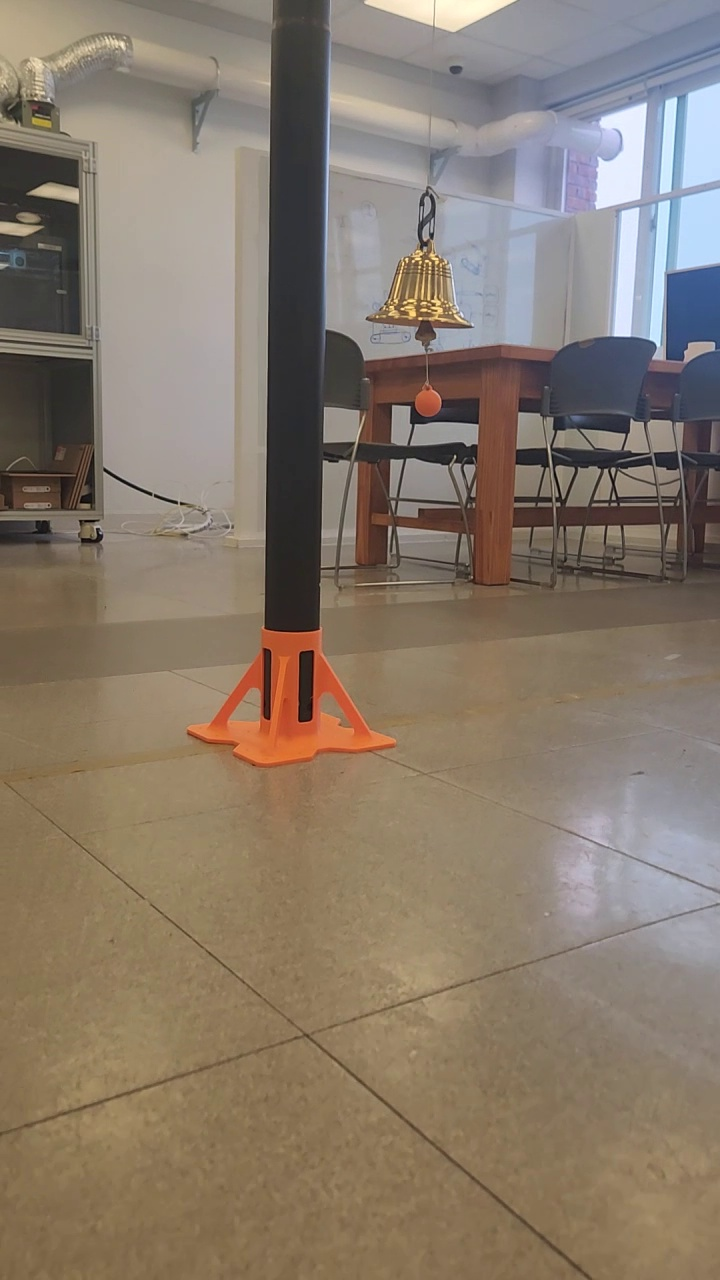
#> input picture data/roboflow/dataset (before modifications)/images/train/20260403_172554_00003.jpg, 720 x 1280 px, given in place of the camera
$ python pole_track_cv_usb.py
#> lines starting #> are read from the running program, lines starting #| are printed output that depends on the picture; after the words box and inside, x2 and y2 are one past the last pixel; in counts of white or black regions, pixels touching at a corner belong together
#!/usr/bin/env python3
"""
pole_track_cv_usb.py

Detect and track a black vertical pole outdoors using OpenCV with a USB camera.

Features:
- Uses OpenCV VideoCapture with a USB camera device or index.
- Detects dark/black vertical objects by combining HSV (low V) and grayscale thresholds.
- Filters contours by area and aspect ratio to prefer tall thin poles.
- Simple exponential smoothing for centroid to reduce jitter.
- Optional serial output (simple single-character commands) for robot control.

Usage examples:
    python3 pole_track_cv_usb.py --display --serial /dev/ttyACM0 --baud 115200
    python3 pole_track_cv_usb.py --display --camera 0
    python3 pole_track_cv_usb.py --display --camera /dev/video0 --backend v4l2

Dependencies:
    pip install opencv-python numpy pyserial

Notes / tuning:
 - Outdoors, lighting varies: tune --v-thresh and --gray-thresh.
 - Adjust --min-area and --aspect-ratio for your pole size and camera mounting.
 - The serial protocol is intentionally minimal: 'L','R' (steer), 'F' (forward), 'S' (stop), 'N' (no target)
"""

import argparse
import time
import sys

import numpy as np
import cv2

try:
    import serial
    SERIAL_AVAILABLE = True
except Exception:
    SERIAL_AVAILABLE = False


class CameraSource:
    """USB camera wrapper that yields BGR frames via OpenCV VideoCapture."""

    def __init__(self, width=640, height=480, camera=0, backend="auto"):
        self.width = int(width)
        self.height = int(height)
        self.camera = self._normalize_camera(camera)
        self.backend = self._resolve_backend(backend)
        self.cap = None

    @staticmethod
    def _normalize_camera(camera):
        if isinstance(camera, str):
            camera = camera.strip()
            if camera.isdigit():
                return int(camera)
        return camera

    @staticmethod
    def _resolve_backend(backend):
        backend = backend.lower()
        backend_map = {
            "auto": cv2.CAP_ANY,
            "v4l2": getattr(cv2, "CAP_V4L2", cv2.CAP_ANY),
            "gstreamer": getattr(cv2, "CAP_GSTREAMER", cv2.CAP_ANY),
            "ffmpeg": getattr(cv2, "CAP_FFMPEG", cv2.CAP_ANY),
        }
        if backend not in backend_map:
            raise ValueError(f"Unsupported backend '{backend}'. Use one of: {', '.join(backend_map)}")
        return backend_map[backend]

    def open(self):
        self.cap = cv2.VideoCapture(self.camera, self.backend)
        if not self.cap.isOpened():
            raise RuntimeError(f"Could not open USB camera {self.camera!r}")
        self.cap.set(cv2.CAP_PROP_FRAME_WIDTH, self.width)
        self.cap.set(cv2.CAP_PROP_FRAME_HEIGHT, self.height)
        print(f"Using USB camera {self.camera!r} with OpenCV VideoCapture")

    def read(self):
        return self.cap.read()

    def release(self):
        if self.cap is not None:
            try:
                self.cap.release()
            except Exception:
                pass


def detect_black_pole(frame, v_thresh=60, gray_thresh=80, min_area=1500, aspect_ratio_min=3.0):
    """Detect candidate black vertical pole in frame.

    Returns dict with keys: found (bool), bbox (x,y,w,h), centroid (cx,cy), area, mask
    """
    h, w = frame.shape[:2]

    # Optional resize already handled by camera; convert
    blur = cv2.GaussianBlur(frame, (5, 5), 0)
    hsv = cv2.cvtColor(blur, cv2.COLOR_BGR2HSV)
    gray = cv2.cvtColor(blur, cv2.COLOR_BGR2GRAY)

    # Mask for low V (dark) in HSV
    # V channel is hsv[...,2]
    hsv_mask = cv2.inRange(hsv, (0, 0, 0), (180, 255, int(v_thresh)))

    # Mask for dark in grayscale
    _, gray_mask = cv2.threshold(gray, int(gray_thresh), 255, cv2.THRESH_BINARY_INV)

    # Combine masks
    mask = cv2.bitwise_and(hsv_mask, gray_mask)

    # Morphological ops to clean
    kernel = cv2.getStructuringElement(cv2.MORPH_RECT, (5, 5))
    mask = cv2.morphologyEx(mask, cv2.MORPH_CLOSE, kernel, iterations=2)
    mask = cv2.morphologyEx(mask, cv2.MORPH_OPEN, kernel, iterations=1)

    contours, _ = cv2.findContours(mask, cv2.RETR_EXTERNAL, cv2.CHAIN_APPROX_SIMPLE)

    best = None
    best_area = 0
    for cnt in contours:
        area = cv2.contourArea(cnt)
        if area < min_area:
            continue
        x, y, bw, bh = cv2.boundingRect(cnt)
        aspect = bh / (bw + 1e-6)
        if aspect < aspect_ratio_min:
            continue
        # prefer the largest by area
        if area > best_area:
            best_area = area
            best = (x, y, bw, bh, area)

    if best is None:
        return {"found": False, "mask": mask}

    x, y, bw, bh, area = best
    cx = x + bw / 2.0
    cy = y + bh / 2.0
    return {"found": True, "bbox": (int(x), int(y), int(bw), int(bh)), "centroid": (int(cx), int(cy)), "area": int(area), "mask": mask}


def make_command_from_detection(detection, frame_width, x_tol=0.08, forward_area=15000):
    """Generate a simple char command based on detection.

    - 'L' turn left
    - 'R' turn right
    - 'F' forward
    - 'S' stop (target close enough)
    - 'N' no detection
    """
    if not detection["found"]:
        return 'N'
    cx, _ = detection["centroid"]
    # normalize error in [-0.5, 0.5]
    err = (cx - frame_width / 2.0) / frame_width
    # steering decision
    if abs(err) > x_tol:
        return 'L' if err < 0 else 'R'
    # distance decision using area (larger area = closer)
    if detection["area"] < forward_area:
        return 'F'
    return 'S'


def run(args):
    cam = CameraSource(width=args.width, height=args.height, camera=args.camera, backend=args.backend)
    cam.open()

    ser = None
    if args.serial:
        if not SERIAL_AVAILABLE:
            print("pyserial not installed; serial output disabled")
        else:
            try:
                ser = serial.Serial(args.serial, args.baud, timeout=0.1)
                print(f"Opened serial port {args.serial} @ {args.baud}")
            except Exception as e:
                print("Failed to open serial port:", e)
                ser = None

    # smoothing state
    smoothed_cx = None
    smoothed_cy = None

    try:
        while True:
            ok, frame = cam.read()
#> frame is the input picture: shape (1280, 720, 3); mean B, G, R 107.3, 121.8, 135.5
            if not ok or frame is None:
                print("Failed to read frame from camera")
                time.sleep(0.1)
                continue

            # Optionally resize to target dims (ensure consistent processing)
            frame = cv2.resize(frame, (args.width, args.height))
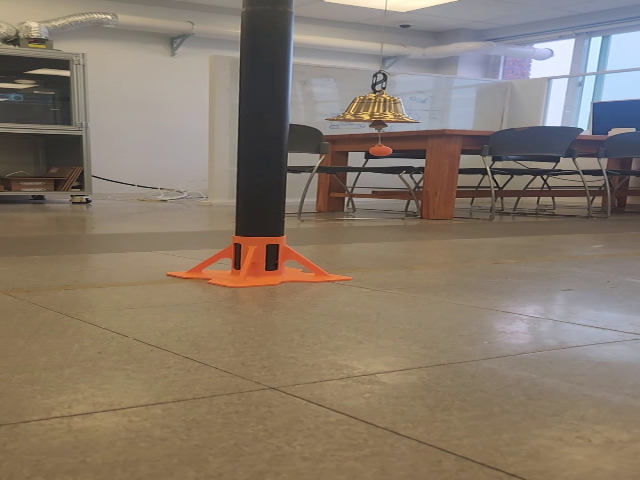
#> frame: shape (480, 640, 3); mean B, G, R 107.2, 121.7, 135.4

            det = detect_black_pole(frame, v_thresh=args.v_thresh, gray_thresh=args.gray_thresh,
                                     min_area=args.min_area, aspect_ratio_min=args.aspect_ratio)
#> in detect_black_pole, `gray = cv2.cvtColor(blur, cv2.COLOR_BGR2GRAY)`:
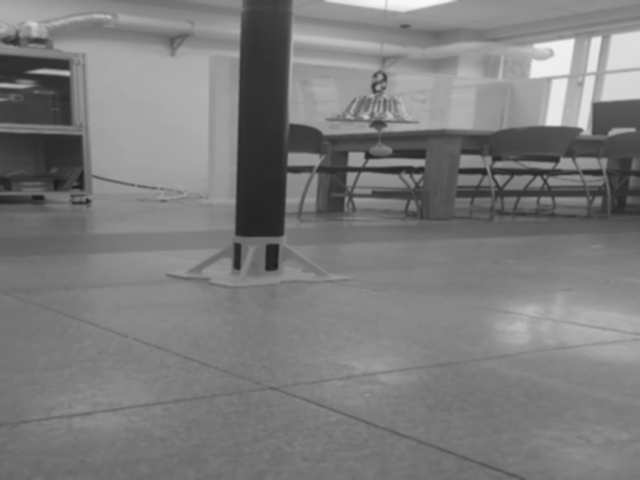
#> gray: shape (480, 640); min 28, max 249, mean 124.2
#> in detect_black_pole, `hsv_mask = cv2.inRange(hsv, (0, 0, 0), (180, 255, int(v_thresh)))`:
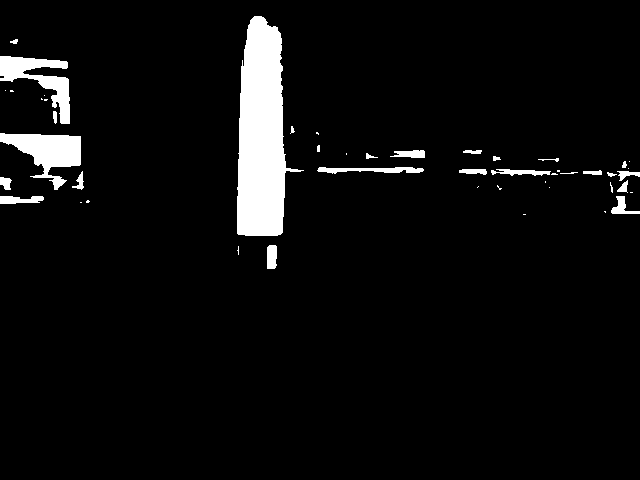
#> hsv_mask: shape (480, 640); 5.2% white; 48 white regions (22 under 20 px), largest, box (x1, y1, x2, y2) and area: (237, 16, 304, 236) 9216, (0, 133, 81, 190) 2199, (0, 56, 70, 124) 1824
#> in detect_black_pole, `_, gray_mask = cv2.threshold(gray, int(gray_thresh), 255, cv2.THRESH_B..`:
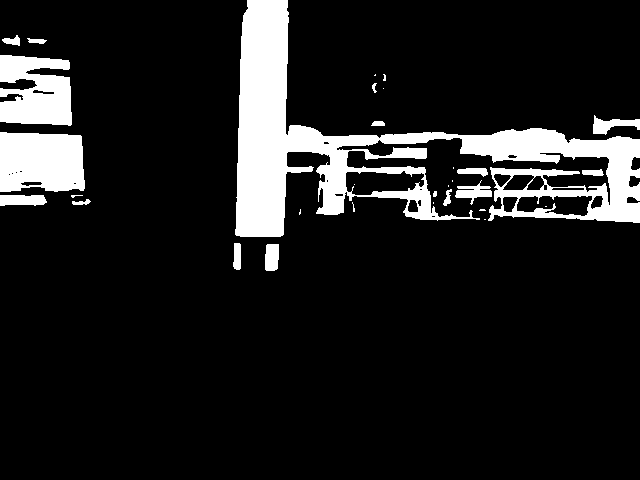
#> gray_mask: shape (480, 640); 12.1% white; 31 white regions (14 under 20 px), largest, box (x1, y1, x2, y2) and area: (235, 0, 640, 237) 25895, (0, 132, 85, 192) 4628, (0, 55, 72, 126) 4016
#> in detect_black_pole, `mask = cv2.morphologyEx(mask, cv2.MORPH_CLOSE, kernel, iterations=2)`:
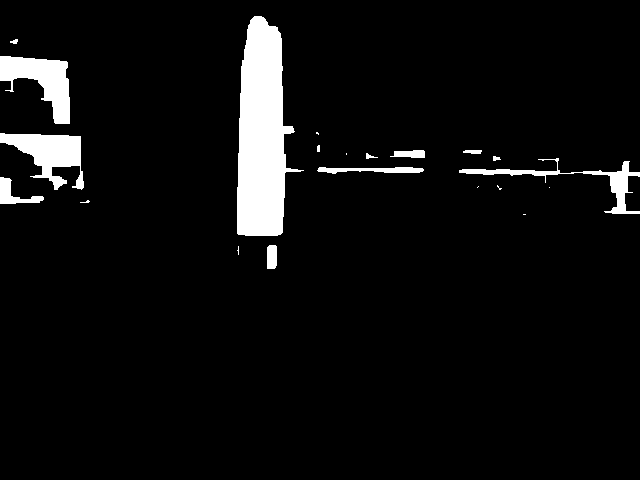
#> mask: shape (480, 640); 5.6% white; 21 white regions (8 under 20 px), largest, box (x1, y1, x2, y2) and area: (237, 16, 304, 236) 9378, (0, 56, 70, 124) 2420, (0, 133, 84, 190) 2382
#> in detect_black_pole, `mask = cv2.morphologyEx(mask, cv2.MORPH_OPEN, kernel, iterations=1)`:
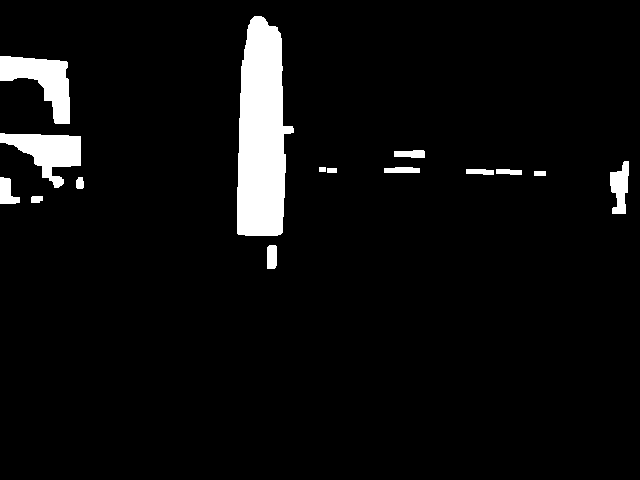
#> mask: shape (480, 640); 5.3% white; 15 white regions
#> in detect_black_pole, `contours, _ = cv2.findContours(mask, cv2.RETR_EXTERNAL, cv2.CHAIN_APPR..`: contours = 15 contours; largest, box (x1, y1, x2, y2) and area: (237, 16, 294, 236) 9070, (0, 56, 70, 124) 2256, (0, 133, 81, 188) 2084, (610, 161, 629, 214) 598, (0, 177, 20, 204) 306
#> the loop in detect_black_pole, `for cnt in contours:` made 15 passes
#> (area, x, y, bw, bh, aspect, best_area, best) on pass 15: (9070, 237, 16, 57, 220, 3.86, 9070, (237, 16, 57, 220, 9070))
#> after the loop in detect_black_pole, `for cnt in contours:`: best_area = 9070
#> in detect_black_pole, `cx = x + bw / 2.0`: cx = 265.5
#> in detect_black_pole, `cy = y + bh / 2.0`: cy = 126
#> det = 5 items

            if det.get("found"):
                cx, cy = det["centroid"]
#> cx = 265; cy = 126
                if smoothed_cx is None:
                    smoothed_cx = cx
#> smoothed_cx = 265
                    smoothed_cy = cy
#> smoothed_cy = 126
                else:
                    alpha = args.alpha
                    smoothed_cx = alpha * cx + (1 - alpha) * smoothed_cx
                    smoothed_cy = alpha * cy + (1 - alpha) * smoothed_cy

                cmd = make_command_from_detection(det, frame.shape[1], x_tol=args.x_tol, forward_area=args.forward_area)
#> in make_command_from_detection, `cx, _ = detection["centroid"]`: cx = 265
#> in make_command_from_detection, `err = (cx - frame_width / 2.0) / frame_width`: err = -0.0859
#> cmd = 'L'
            else:
                smoothed_cx = None
                smoothed_cy = None
                cmd = 'N'

            # Send command if serial open
            if ser is not None:
                try:
                    ser.write((cmd + "\n").encode('ascii'))
                except Exception:
                    pass

            # Display annotated frame
            if args.display:
                out = frame.copy()
                if det.get("found"):
                    x, y, bw, bh = det["bbox"]
                    cv2.rectangle(out, (x, y), (x + bw, y + bh), (0, 255, 0), 2)
                    # draw smoothed centroid
                    if smoothed_cx is not None:
                        cv2.circle(out, (int(smoothed_cx), int(smoothed_cy)), 6, (0, 0, 255), -1)
                    cx, cy = det["centroid"]
                    cv2.circle(out, (int(cx), int(cy)), 4, (255, 0, 0), -1)
                    cv2.putText(out, f"area={det['area']}", (x, y - 10), cv2.FONT_HERSHEY_SIMPLEX, 0.6, (0, 255, 0), 2)
                else:
                    cv2.putText(out, "No detection", (10, 30), cv2.FONT_HERSHEY_SIMPLEX, 0.8, (0, 0, 255), 2)

                # draw center line
                fh, fw = out.shape[:2]
                cv2.line(out, (fw // 2, 0), (fw // 2, fh), (200, 200, 200), 1)
                cv2.putText(out, f"cmd={cmd}", (10, fh - 10), cv2.FONT_HERSHEY_SIMPLEX, 0.8, (255, 255, 0), 2)

                cv2.imshow('pole_tracker', out)
                # small mask window for debugging
                if det.get("mask") is not None:
                    cv2.imshow('mask', det['mask'])

                key = cv2.waitKey(1) & 0xFF
                if key == ord('q'):
                    break

            else:
                # when not displaying, print simple telemetry occasionally
                print(f"cmd={cmd} area={det.get('area',0)} found={det.get('found',False)}")
#| cmd=L area=9070 found=True
                time.sleep(0.05)

    except KeyboardInterrupt:
        print("Exiting on user interrupt")
    finally:
        cam.release()
        if ser is not None:
            try:
                ser.close()
            except Exception:
                pass
        if args.display:
            cv2.destroyAllWindows()


def parse_args():
    p = argparse.ArgumentParser(description="Pole tracker for a USB camera with OpenCV")
    p.add_argument('--width', type=int, default=640, help='capture width')
    p.add_argument('--height', type=int, default=480, help='capture height')
    p.add_argument('--camera', type=str, default='0', help='USB camera index or device path (for example: 0 or /dev/video0)')
    p.add_argument('--backend', type=str, default='auto', choices=['auto', 'v4l2', 'gstreamer', 'ffmpeg'],
                   help='OpenCV capture backend for the USB camera')
    p.add_argument('--display', action='store_true', help='show annotated display windows')
    p.add_argument('--serial', type=str, default=None, help='serial port to send commands to (e.g. /dev/ttyACM0)')
    p.add_argument('--baud', type=int, default=115200, help='baud for serial')
    p.add_argument('--v-thresh', type=int, default=60, help='HSV V channel threshold for "black"')
    p.add_argument('--gray-thresh', type=int, default=80, help='grayscale threshold for "black"')
    p.add_argument('--min-area', type=int, default=1500, help='minimum contour area to consider')
    p.add_argument('--aspect-ratio', type=float, default=3.0, help='minimum height/width for a pole-like object')
    p.add_argument('--alpha', type=float, default=0.6, help='smoothing alpha for centroid (0-1)')
    p.add_argument('--x-tol', type=float, default=0.08, help='normalized x tolerance for steering (0-0.5)')
    p.add_argument('--forward-area', type=int, default=15000, help='area threshold above which we stop (close to pole)')
    return p.parse_args()


if __name__ == '__main__':
    args = parse_args()
    try:
        run(args)
    except Exception as e:
        print('Error running pole tracker:', e)
        sys.exit(1)

$ run again, on data/roboflow/dataset (before modifications)/images/train/20260403_172554_00006.jpg
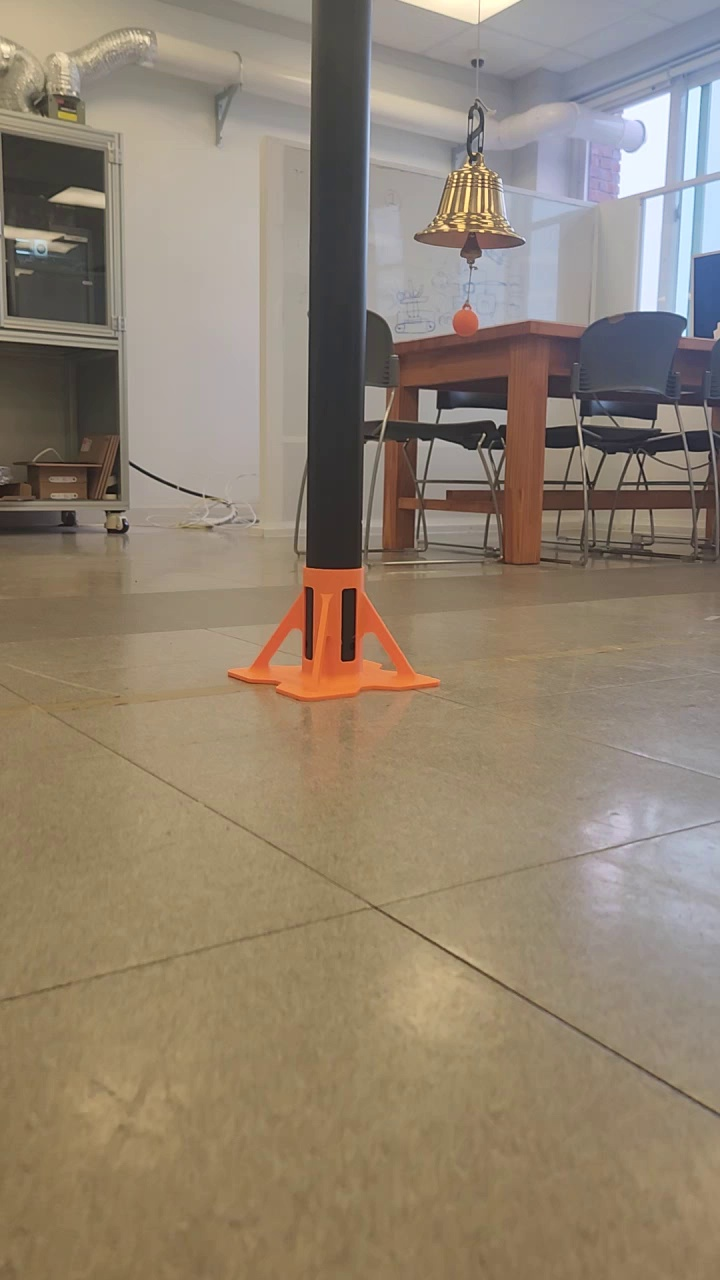
#> input picture data/roboflow/dataset (before modifications)/images/train/20260403_172554_00006.jpg, 720 x 1280 px, given in place of the camera
#> in run, frame is the input picture: shape (1280, 720, 3); mean B, G, R 112.4, 130.4, 144.7
#> frame: shape (480, 640, 3)
#> hsv: shape (480, 640, 3); mean H, S, V 32.7, 64.7, 147.3
#> in detect_black_pole, `hsv_mask = cv2.inRange(hsv, (0, 0, 0), (180, 255, int(v_thresh)))`:
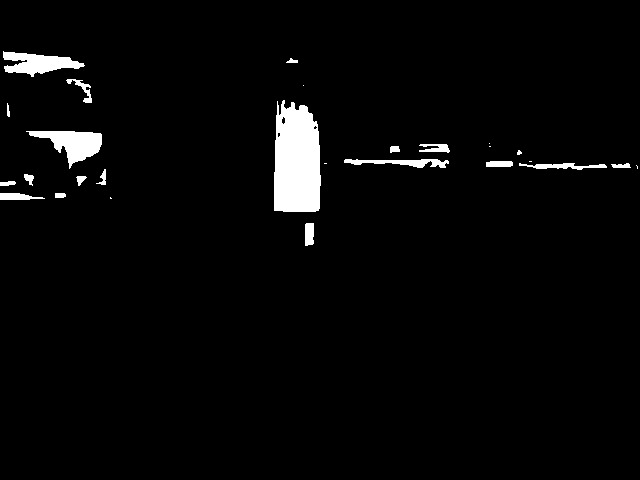
#> hsv_mask: shape (480, 640); 3% white; 27 white regions (8 under 20 px), largest, box (x1, y1, x2, y2) and area: (274, 100, 321, 212) 4554, (26, 131, 102, 169) 1339, (3, 51, 85, 77) 1151
#> gray_mask: shape (480, 640); 9.8% white; 36 white regions (12 under 20 px), largest, box (x1, y1, x2, y2) and area: (272, 0, 352, 214) 10400, (0, 128, 107, 188) 5094, (1, 50, 94, 121) 4664
#> in detect_black_pole, `mask = cv2.morphologyEx(mask, cv2.MORPH_OPEN, kernel, iterations=1)`:
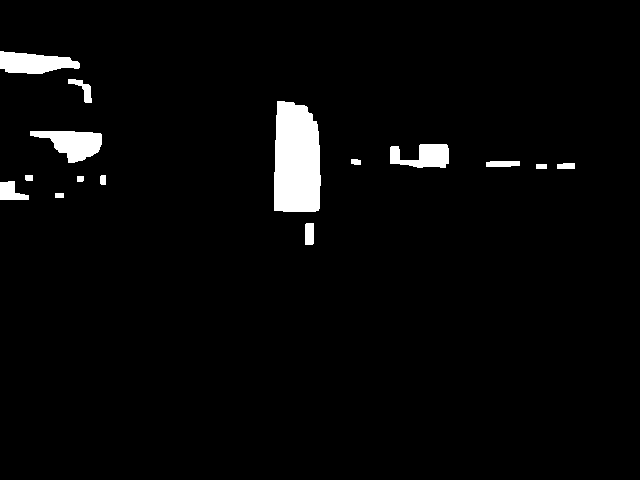
#> mask: shape (480, 640); 3.1% white; 15 white regions
#> contours = 15 contours; largest, box (x1, y1, x2, y2) and area: (274, 101, 321, 212) 4527, (30, 131, 102, 163) 1256, (0, 51, 80, 74) 1196, (390, 144, 449, 168) 884, (0, 181, 29, 200) 317
#> the loop in detect_black_pole, `for cnt in contours:` made 15 passes
#> area on passes 1, 3, 4, 5, 6, 8, 9, 10: 167, 317, 29.5, 44, 34.5, 79.5, 153, 40
#> after the loop in detect_black_pole, `for cnt in contours:`: best_area = 0
#> det = 2 items
#| cmd=N area=0 found=False
